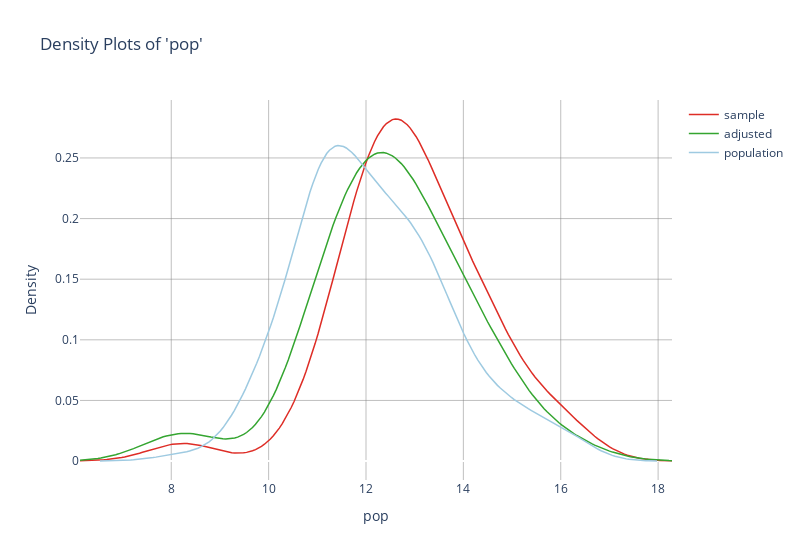
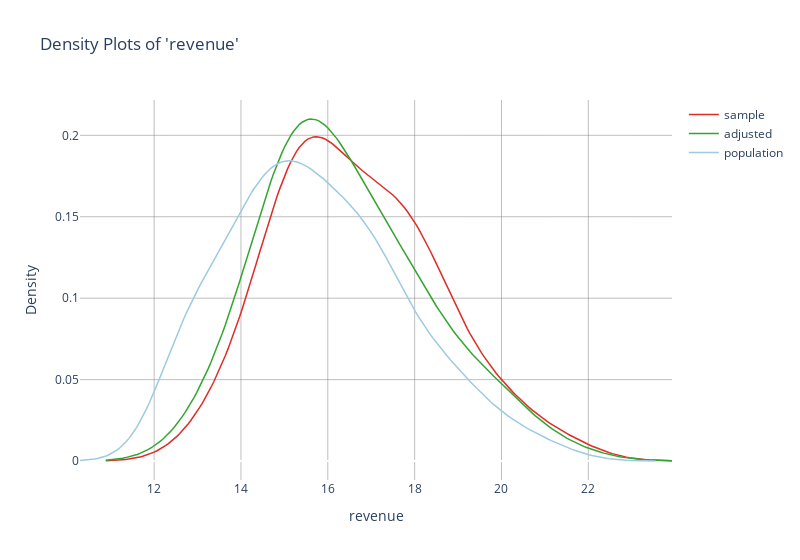
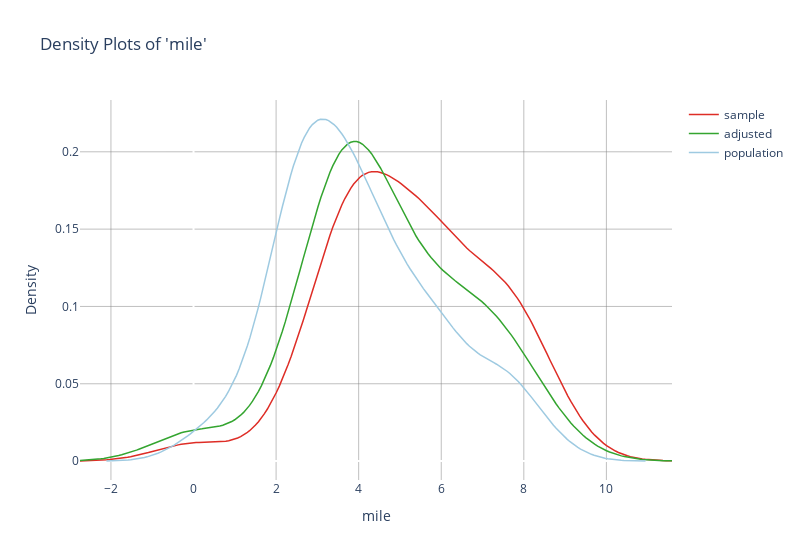
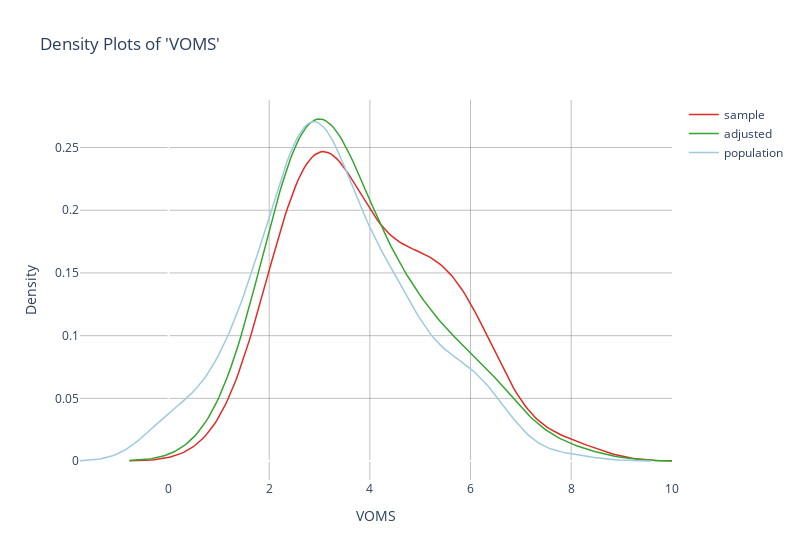

Write notebook code for charts like these, in order.
### Code cell
# cbps

adjusted= sample_with_target.adjust(method = "cbps")
print(adjusted.summary())
adjusted.covars().plot()

### Figure 1 — Plotly figure (JSON) as saved in the notebook; plotly's stock layout.template omitted (floating-point values rounded to 4 significant figures; data arrays with more than 128 entries replaced by an {"elided": "..."} marker saying what was removed)
{"data": [{"line": {"color": "rgba(222,45,38,1)", "width": 1.5}, "mode": "lines", "name": "sample", "type": "scatter", "x": {"elided": "200 float values"}, "y": {"elided": "200 float values"}}, {"line": {"color": "rgba(52,165,48,1)", "width": 1.5}, "mode": "lines", "name": "adjusted", "type": "scatter", "x": {"elided": "200 float values"}, "y": {"elided": "200 float values"}}, {"line": {"color": "rgb(158,202,225,1)", "width": 1.5}, "mode": "lines", "name": "population", "type": "scatter", "x": {"elided": "200 float values"}, "y": {"elided": "200 float values"}}], "layout": {"paper_bgcolor": "rgb(255, 255, 255)", "plot_bgcolor": "rgb(255, 255, 255)", "title": {"text": "Density Plots of 'pop'"}, "width": 800, "xaxis": {"gridcolor": "rgba(128, 128, 128, 0.5)", "gridwidth": 1, "showgrid": true, "title": {"text": "pop"}}, "yaxis": {"gridcolor": "rgba(128, 128, 128, 0.5)", "gridwidth": 1, "showgrid": true, "title": {"text": "Density"}}}}

### Figure 2 — Plotly figure (JSON) as saved in the notebook; plotly's stock layout.template omitted (floating-point values rounded to 4 significant figures; data arrays with more than 128 entries replaced by an {"elided": "..."} marker saying what was removed)
{"data": [{"line": {"color": "rgba(222,45,38,1)", "width": 1.5}, "mode": "lines", "name": "sample", "type": "scatter", "x": {"elided": "200 float values"}, "y": {"elided": "200 float values"}}, {"line": {"color": "rgba(52,165,48,1)", "width": 1.5}, "mode": "lines", "name": "adjusted", "type": "scatter", "x": {"elided": "200 float values"}, "y": {"elided": "200 float values"}}, {"line": {"color": "rgb(158,202,225,1)", "width": 1.5}, "mode": "lines", "name": "population", "type": "scatter", "x": {"elided": "200 float values"}, "y": {"elided": "200 float values"}}], "layout": {"paper_bgcolor": "rgb(255, 255, 255)", "plot_bgcolor": "rgb(255, 255, 255)", "title": {"text": "Density Plots of 'revenue'"}, "width": 800, "xaxis": {"gridcolor": "rgba(128, 128, 128, 0.5)", "gridwidth": 1, "showgrid": true, "title": {"text": "revenue"}}, "yaxis": {"gridcolor": "rgba(128, 128, 128, 0.5)", "gridwidth": 1, "showgrid": true, "title": {"text": "Density"}}}}

### Figure 3 — Plotly figure (JSON) as saved in the notebook; plotly's stock layout.template omitted (floating-point values rounded to 4 significant figures; data arrays with more than 128 entries replaced by an {"elided": "..."} marker saying what was removed)
{"data": [{"line": {"color": "rgba(222,45,38,1)", "width": 1.5}, "mode": "lines", "name": "sample", "type": "scatter", "x": {"elided": "200 float values"}, "y": {"elided": "200 float values"}}, {"line": {"color": "rgba(52,165,48,1)", "width": 1.5}, "mode": "lines", "name": "adjusted", "type": "scatter", "x": {"elided": "200 float values"}, "y": {"elided": "200 float values"}}, {"line": {"color": "rgb(158,202,225,1)", "width": 1.5}, "mode": "lines", "name": "population", "type": "scatter", "x": {"elided": "200 float values"}, "y": {"elided": "200 float values"}}], "layout": {"paper_bgcolor": "rgb(255, 255, 255)", "plot_bgcolor": "rgb(255, 255, 255)", "title": {"text": "Density Plots of 'mile'"}, "width": 800, "xaxis": {"gridcolor": "rgba(128, 128, 128, 0.5)", "gridwidth": 1, "showgrid": true, "title": {"text": "mile"}}, "yaxis": {"gridcolor": "rgba(128, 128, 128, 0.5)", "gridwidth": 1, "showgrid": true, "title": {"text": "Density"}}}}

### Figure 4 — Plotly figure (JSON) as saved in the notebook; plotly's stock layout.template omitted (floating-point values rounded to 4 significant figures; data arrays with more than 128 entries replaced by an {"elided": "..."} marker saying what was removed)
{"data": [{"line": {"color": "rgba(222,45,38,1)", "width": 1.5}, "mode": "lines", "name": "sample", "type": "scatter", "x": {"elided": "200 float values"}, "y": {"elided": "200 float values"}}, {"line": {"color": "rgba(52,165,48,1)", "width": 1.5}, "mode": "lines", "name": "adjusted", "type": "scatter", "x": {"elided": "200 float values"}, "y": {"elided": "200 float values"}}, {"line": {"color": "rgb(158,202,225,1)", "width": 1.5}, "mode": "lines", "name": "population", "type": "scatter", "x": {"elided": "200 float values"}, "y": {"elided": "200 float values"}}], "layout": {"paper_bgcolor": "rgb(255, 255, 255)", "plot_bgcolor": "rgb(255, 255, 255)", "title": {"text": "Density Plots of 'VOMS'"}, "width": 800, "xaxis": {"gridcolor": "rgba(128, 128, 128, 0.5)", "gridwidth": 1, "showgrid": true, "title": {"text": "VOMS"}}, "yaxis": {"gridcolor": "rgba(128, 128, 128, 0.5)", "gridwidth": 1, "showgrid": true, "title": {"text": "Density"}}}}
